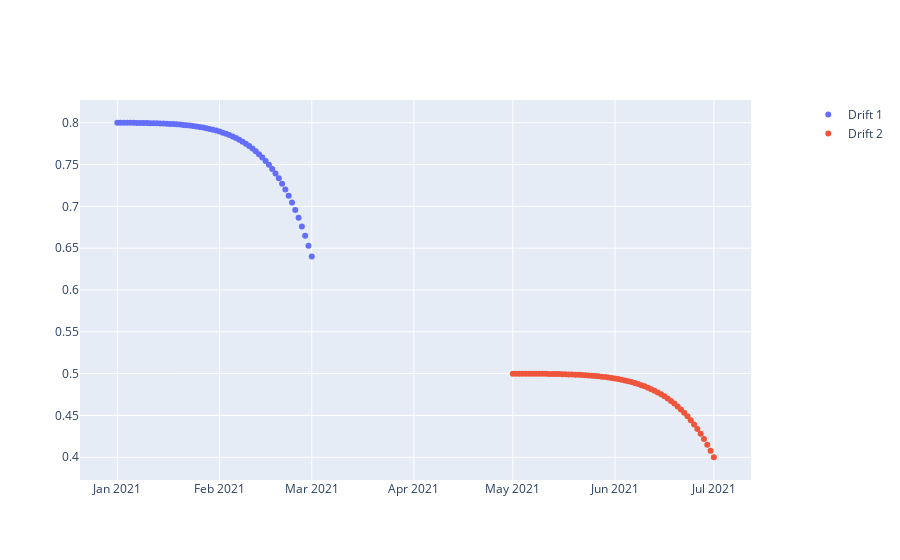

Notebook code cell kept with this figure:
### Code cell
trace1 = go.Scatter(
    x=df_temp.index,
    y=df_temp["rendement"],
    name='Drift 1',
    mode="markers",
    yaxis='y1'
)

trace2 = go.Scatter(
    x=df_temp2.index,
    y=df_temp2["rendement"],
    name='Drift 2',
    mode="markers",
    yaxis='y1'
)
fig = make_subplots(specs=[[{"secondary_y": True}]])
fig.add_trace(trace1)
fig.add_trace(trace2,secondary_y=False)
fig.show()
